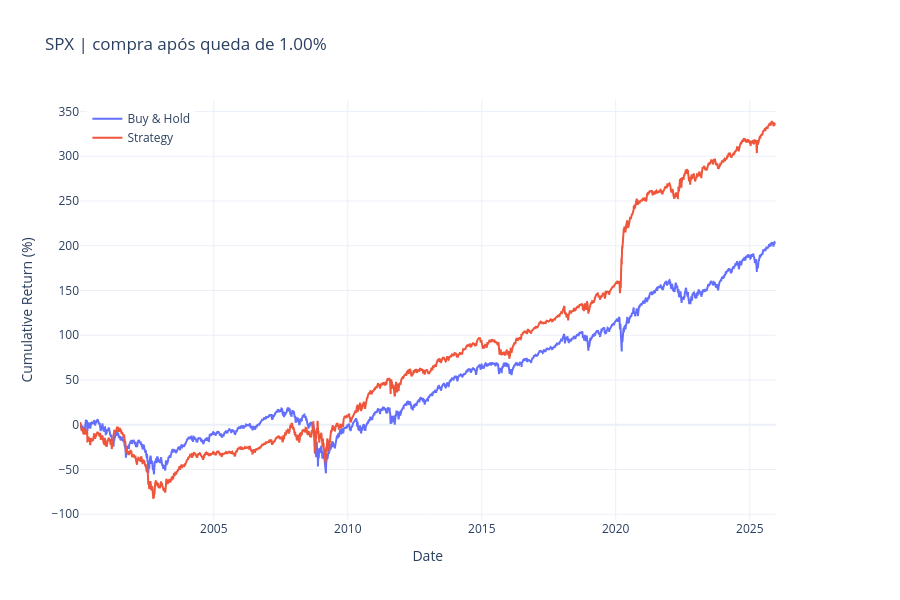

The cell this chart's notebook holds for it:
### Code cell
# =========================
# PLOT
# =========================
fig = make_subplots(
    rows=1,
    cols=1,
    shared_xaxes=True,
    specs=[[{"secondary_y": True}]]
)

# Buy & Hold
fig.add_trace(
    go.Scatter(
        x=df.index,
        y=df["buy_hold"] * 100,
        name="Buy & Hold",
        line=dict(width=2)
    ),
    secondary_y=False
)

# Strategy
fig.add_trace(
    go.Scatter(
        x=df.index,
        y=df["strategy"] * 100,
        name="Strategy",
        line=dict(width=2)
    ),
    secondary_y=False
)



# Layout
fig.update_layout(
    title = (
        f"{ticker} | compra após queda de {up_trigger:.2%} "
        ),
    xaxis_title="Date",
    yaxis_title="Cumulative Return (%)",
    yaxis2_title="Position",
    legend=dict(x=0.01, y=0.99),
    template="plotly_white",
    height=600
)

# Ajuste do eixo secundário
fig.update_yaxes(range=[-0.05, 1.05], secondary_y=True)

fig.show()

### Figure 1 — Plotly figure (JSON) as saved in the notebook; plotly's stock layout.template omitted (floating-point values rounded to 4 significant figures; data arrays with more than 128 entries replaced by an {"elided": "..."} marker saying what was removed)
{"data": [{"line": {"width": 2}, "name": "Buy & Hold", "type": "scatter", "x": {"elided": "6532 str values"}, "xaxis": "x", "y": {"elided": "6532 float values"}, "yaxis": "y"}, {"line": {"width": 2}, "name": "Strategy", "type": "scatter", "x": {"elided": "6532 str values"}, "xaxis": "x", "y": {"elided": "6532 float values"}, "yaxis": "y"}], "layout": {"height": 600, "legend": {"x": 0.01, "y": 0.99}, "title": {"text": "SPX | compra após queda de 1.00% "}, "xaxis": {"anchor": "y", "domain": [0, 0.94], "title": {"text": "Date"}}, "yaxis": {"anchor": "x", "domain": [0, 1], "title": {"text": "Cumulative Return (%)"}}, "yaxis2": {"anchor": "x", "overlaying": "y", "range": [-0.05, 1.05], "side": "right", "title": {"text": "Position"}}}}
